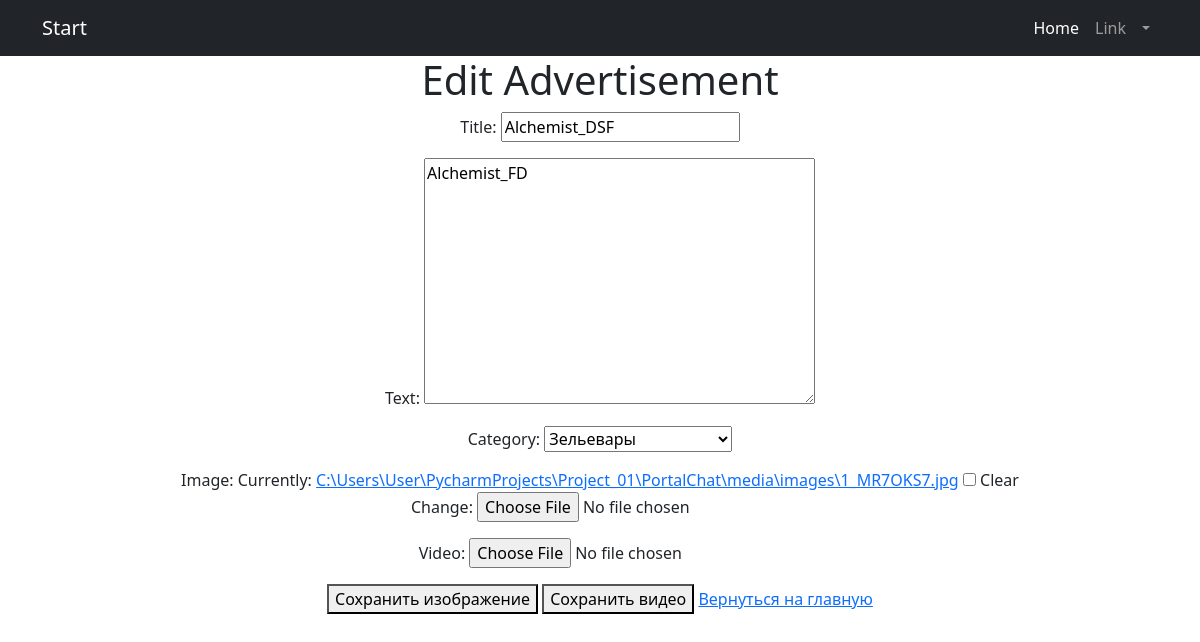
The page /accounts/advertisement/update/2/ (signed in) on the database as committed earlier.
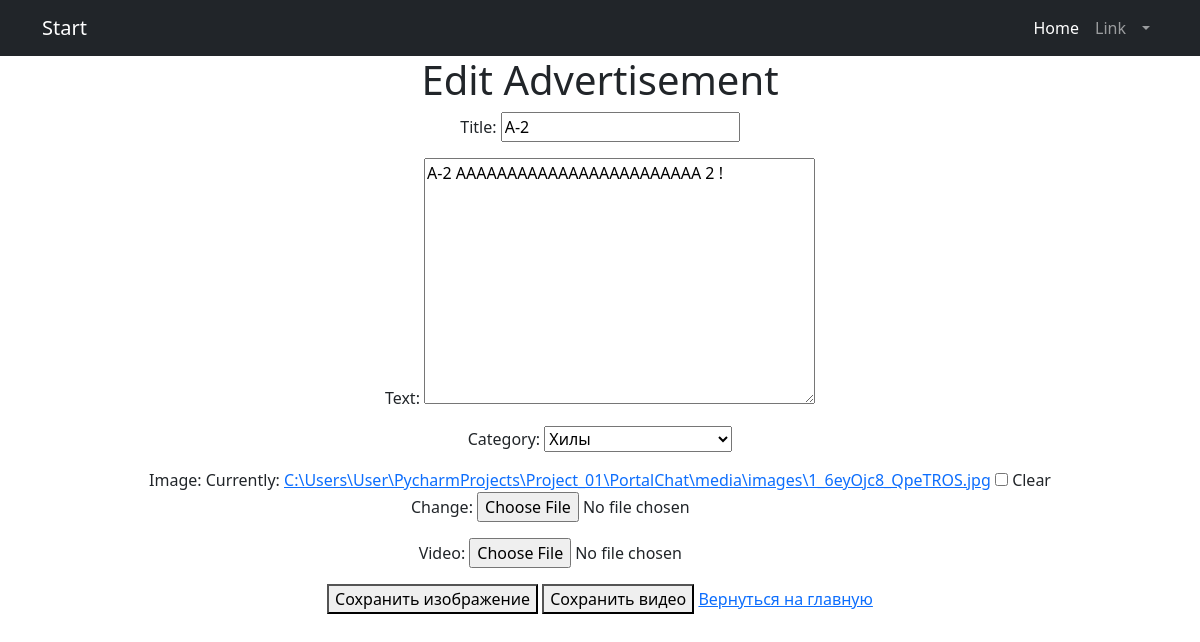
The same page on the database as committed later.
### chat/models.py (models this page shows, shortened)
class Advertisement(models.Model):
    user = models.ForeignKey(settings.AUTH_USER_MODEL, on_delete=models.CASCADE)
    title = models.CharField(max_length=100)
    text = models.TextField()
    image = models.ImageField(upload_to='images/', blank=True, null=True)
    video = models.FileField(upload_to='videos/', blank=True, null=True)
    content = RichTextField()
    category_choices = [
        ('Tanks', 'Танки'),
        ('Healers', 'Хилы'),
        ('DPS', 'ДД'),
        ('Traders', 'Торговцы'),
        ('Guild Masters', 'Гилдмастеры'),
        ('Quest Givers', 'Квестгиверы'),
        ('Blacksmiths', 'Кузнецы'),
        ('Leatherworkers', 'Кожевники'),
        ('Alchemists', 'Зельевары'),
        ('Spellcasters', 'Мастера заклинаний'),
    ]
    category = models.CharField(max_length=20, choices=category_choices)

### chat/views.py (the view, shortened to what this page needs)
# urls.py: path('advertisement/update/<int:pk>/', AdvertisementUpdateView.as_view(), name='advertisement_update'),
class AdvertisementUpdateView(LoginRequiredMixin, UpdateView):
    model = Advertisement
    fields = ['title', 'text', 'category', 'image', 'video']
    template_name = 'advertisement_update.html'
    def dispatch(self, request, *args, **kwargs):
        obj = self.get_object()
        if obj.user != self.request.user:
            raise PermissionDenied
        return super().dispatch(request, *args, **kwargs)
    success_url = reverse_lazy('home')

### chat/templates/advertisement_update.html (shortened to what this page needs)
{% extends 'default.html' %}
{% block content %}
<html>
<head>
</head>
<body>
    <h1>Edit Advertisement</h1>
    <form method="POST" enctype="multipart/form-data">
    {{ form.as_p }}
    <button type="submit" name="action" value="save_image">Сохранить изображение</button>
    <button type="submit" name="action" value="save_video">Сохранить видео</button>
    <a href="{% url 'home' %}">Вернуться на главную</a>
</form>
</body>
</html>
{% endblock %}

Rows that differ between the two databases and show on the page:
changed Advertisement: title "Alchemist_DSF" → "A-2"; text "Alchemist_FD" → "A-2 AAAAAAAAAAAAAAAAAAAAAAAA 2 !"; category "Зельевары" → "Хилы"
Other text that changed with them:
text no longer shown: "Title: Text: Category: Image: Currently: C:\\Users\\User\\PycharmProjects\\Project_01\\PortalChat\\media\\images\\1_MR7OKS7.jpg Clear Change: Video:"
text now shown: "Title: Text: Category: Image: Currently: C:\\Users\\User\\PycharmProjects\\Project_01\\PortalChat\\media\\images\\1_6eyOjc8_QpeTROS.jpg Clear Change: Video:"
